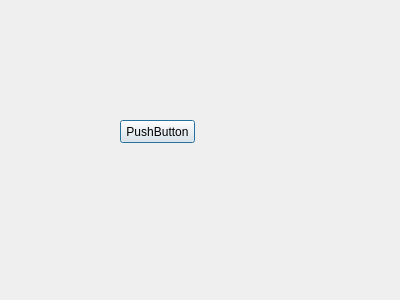
<?xml version="1.0" encoding="UTF-8"?>
<ui version="4.0">
 <class>Dialog1</class>
 <widget class="QDialog" name="Dialog1">
  <property name="geometry">
   <rect>
    <x>0</x>
    <y>0</y>
    <width>400</width>
    <height>300</height>
   </rect>
  </property>
  <property name="windowTitle">
   <string>Dialog</string>
  </property>
  <widget class="QPushButton" name="pushButton">
   <property name="geometry">
    <rect>
     <x>120</x>
     <y>120</y>
     <width>75</width>
     <height>23</height>
    </rect>
   </property>
   <property name="text">
    <string>PushButton</string>
   </property>
  </widget>
 </widget>
 <resources/>
 <connections/>
</ui>
